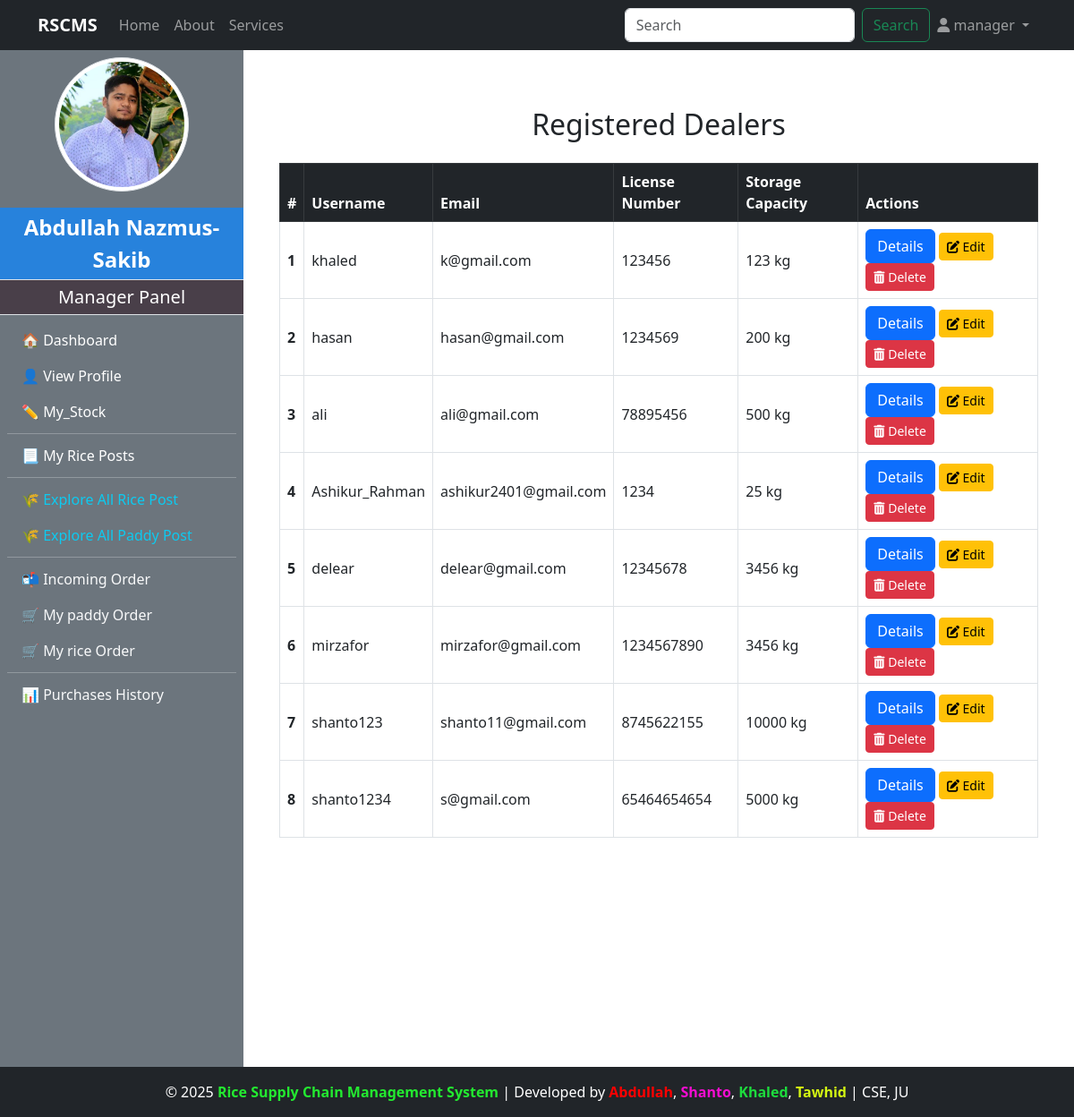
The app's page /admin_panel/see_all_delears (signed in) with its own data.
### accounts/models.py (models this page shows, shortened)
class CustomUser(AbstractUser):
    ROLE_CHOICES = (
        ('admin', 'Admin'),
        ('manager', 'Manager'),
        ('customer', 'Customer'),
        ('dealer', 'Dealer'),
    )
    role = models.CharField(max_length=20, choices=ROLE_CHOICES, default='admin')

### manager/models.py (models this page shows, shortened)
class ManagerProfile(models.Model):
    user = models.OneToOneField(CustomUser,on_delete=models.CASCADE,limit_choices_to={'role':'manager'},related_name="managerprofile")
    full_name = models.CharField(max_length=100)
    phone_number = models.CharField(max_length=11)
    transaction_password = models.CharField(blank=True)
    address = models.TextField()
    mill_name = models.CharField(max_length=100)
    mill_location = models.TextField()
    profile_image = models.ImageField(upload_to="manager_profile/",blank=True,null=True)
    experience_year = models.PositiveIntegerField(blank=True, null=True)
    bio = models.TextField(blank=True)
    created_at = models.DateTimeField(auto_now_add=True)

### dealer/models.py (models this page shows, shortened)
class Location(models.Model):
    district = models.CharField(max_length=50,blank=True,null=True)
    upazila = models.CharField(max_length=50,blank=True,null=True)
    union = models.CharField(max_length=50, blank=True,null=True)
    address = models.TextField(blank=True,null=True)
    class Meta:
        abstract = True  # <-- Make it abstract so no separate table is created

class DealerProfile(Location):
    user = models.OneToOneField(CustomUser, on_delete=models.CASCADE)
    license_number = models.CharField(max_length=50)
    storage_capacity = models.PositiveIntegerField()

### admin_panel/views.py (the view)
# urls.py: path('see_all_delears', views.see_all_delears, name='see_all_delears'),
def see_all_delears(request):
    delears = DealerProfile.objects.all()
    return render(request,"admin/see_all_delears.html",{'delears':delears})

### admin_panel/context_processors.py (called while the page is built)
def admin_profile(request):
    if request.user.is_authenticated:
        try:
            admin = AdminProfile.objects.get(user=request.user)
            return {'admin': admin}
        except AdminProfile.DoesNotExist:
            return {}
    return {}

### customer/context_processors.py (called while the page is built)
def customer_profile(request):
    if request.user.is_authenticated:
        try:
            customer = CustomerProfile.objects.get(user=request.user)
            return {'customer': customer}
        except CustomerProfile.DoesNotExist:
            return {}
    return {}

### manager/context_processors.py (called while the page is built)
def manager_profile(request):
    if request.user.is_authenticated:
        try:
            manager = ManagerProfile.objects.get(user=request.user)
            return {'manager': manager}
        except ManagerProfile.DoesNotExist:
            return {}
    return {}

### admin_panel/templates/admin/see_all_delears.html (shortened to what this page needs)
{% extends "base.html" %}
{% block content %}
<div class="container mt-5">
    <h2 class="mb-4 text-center">Registered Dealers</h2>
    {% if delears %}
        <div class="table-responsive">
            <table class="table table-bordered table-hover align-middle">
                <thead class="table-dark">
                    <tr>
                        <th scope="col">#</th>
                        <th scope="col">Username</th>
                        <th scope="col">Email</th>
                        <th scope="col">License Number</th>
                        <th scope="col">Storage Capacity</th>
                        <th scope="col">Actions</th>
                    </tr>
                </thead>
                <tbody>
                    {% for dealer in delears %}
                        <tr>
                            <th scope="row">{{ forloop.counter }}</th>
                            <td>{{ dealer.user.username }}</td>
                            <td>{{ dealer.user.email }}</td>
                            <td>{{ dealer.license_number }}</td>
                            <td>{{ dealer.storage_capacity }} kg</td>
                            <td>
                                <a href="{% url "individuals_delear_details" dealer.id %}" class="btn btn-primary">Details</a>
                                    <a href="" class="btn btn-warning btn-sm">
                                        <i class="fas fa-edit"></i> Edit
                                    </a>
                                    <form action="{% url "delete_delear" dealer.id %}" method="POST" class="d-inline">
                                        <button type="submit" class="btn btn-danger btn-sm" onclick="return confirm('Are you sure you want to delete this student?');">
                                            <i class="fas fa-trash-alt"></i> Delete
                                        </button>
                                    </form>
                            </td>
                        </tr>
                    {% endfor %}
                </tbody>
            </table>
        </div>
    {% else %}
        <div class="alert alert-info text-center" role="alert">
            No dealers found.
        </div>
    {% endif %}
</div>
{% endblock content %}

### templates/navbar.html (shortened to what this page needs)
<nav class="navbar navbar-expand-lg navbar-dark bg-dark">
    <div class="container">
        <a class="navbar-brand fw-bold" href="http://127.0.0.1:8000/">RSCMS</a>
        <div class="collapse navbar-collapse" id="navbarNav">
            <ul class="navbar-nav me-auto">
                <li class="nav-item">
                    {% if request.user.is_authenticated %}
                    {% if request.user.role == "manager" %}
                    <a class="nav-link" href="{% url 'manager_dashboard' %}">Home</a>
                    {% elif request.user.role == "customer" %}
                    <a class="nav-link" href="{% url 'customer_dashboard' %}">Home</a>
                    {% elif request.user.role == "dealer" %}
                    <a class="nav-link" href="{% url 'dealer_dashboard' %}">Home</a>
                    {% elif request.user.role == "admin" %}
                    <a class="nav-link" href="{% url 'admin_dashboard' %}">Home</a>
                    {% endif %}
                    {% endif %}
                </li>
                <li class="nav-item">
                    <a class="nav-link" href="{% url 'about' %}">About</a>
                </li>
                <li class="nav-item">
                    <a class="nav-link" href="{% url 'services' %}">Services</a>
                </li>
            </ul>
           <form class="d-flex" action="{% url 'search' %}" method = "get">
                <input class="form-control me-2" type="search" placeholder="Search" aria-label="Search" name="query" id="search">
                <button class="btn btn-outline-success" type="submit">Search</button>
            </form>
            <ul class="navbar-nav">
                <li class="nav-item dropdown">
                    <a class="nav-link dropdown-toggle" href="#" id="userDropdown" role="button" data-bs-toggle="dropdown" aria-expanded="false">
                        <i class="fas fa-user"></i>
                        {% if request.user.is_authenticated %}
                        {{ request.user.username }}
                        {% else %}
                            Account
                        {% endif %}
                    </a>
                </li>
            </ul>
        </div>
    </div>
</nav>

### templates/SlideBar.html (shortened to what this page needs)
{% load static %}
{% if request.user.is_authenticated and request.user.role == "manager" %}
<div class="bg-secondary text-white d-flex flex-column" style="min-width: 250px; height: 100vh;" >
<div class="text-center my-2">
    {% if manager and manager.profile_image %}
        <img src="{{ manager.profile_image.url }}" class="rounded-circle img-thumbnail" style="width: 150px; height: 150px; object-fit: cover; margin-bottom: 10px;" alt="Profile Image">
    {% else %}
        <img src="{% static 'images/default_profile.png' %}" class="rounded-circle img-thumbnail" style="width: 150px; height: 150px; object-fit: cover; margin-bottom: 10px;" alt="Default Profile Image">
    {% endif %}
</div>
    <div class="sidebar-user-name p-1 fs-4 border-bottom">{{manager.full_name}}</div>
    <div class="sidebar-header p-1 fs-5 border-bottom">Manager Panel</div>
    <nav class="nav flex-column p-2">
        <a class="nav-link text-white {% if request.resolver_match.url_name == 'manager_dashboard' %}active{% endif %}" href="{% url 'manager_dashboard' %}">🏠 Dashboard</a>
        <a class="nav-link text-white {% if request.resolver_match.url_name == 'manager_profile' %}active{% endif %}" href="{% url 'manager_profile' %}">👤 View Profile</a>
        <a class="nav-link text-white {% if request.resolver_match.url_name == 'manager_stock_management' %}active{% endif %}" href="{% url 'manager_stock_management' %}">✏️ My_Stock</a>
        <hr class="my-1">
        <a class="nav-link text-white {% if request.resolver_match.url_name == 'show_my_rice_post' %}active{% endif %}" href="{% url 'show_my_rice_post' %}">📃 My Rice Posts</a>
        <hr class="my-1">
        <a class="nav-link text-info {% if request.resolver_match.url_name == 'explore_all_rice_post' %}active{% endif %}" href="{% url 'explore_all_rice_post' %}">🌾 Explore All Rice Post</a>
        <a class="nav-link text-info {% if request.resolver_match.url_name == 'explore_paddy_post' %}active{% endif %}" href="{% url 'explore_paddy_post' %}">🌾 Explore All Paddy Post</a>
        <hr class="my-1">
        <a class="nav-link text-light {% if request.resolver_match.url_name == 'incoming_order' %}active{% endif %}" href="{% url 'incoming_order' %}">📬 Incoming Order</a>
        <a class="nav-link text-light {% if request.resolver_match.url_name == 'my_paddy_order' %}active{% endif %}" href="{% url 'my_paddy_order' %}">🛒 My paddy Order</a>
        <a class="nav-link text-light {% if request.resolver_match.url_name == 'my_rice_order' %}active{% endif %}" href="{% url 'my_rice_order' %}">🛒 My rice Order</a>
        <hr class="my-1">
        <a class="nav-link text-light {% if request.resolver_match.url_name == 'purchase_history' %}active{% endif %}" href="{% url 'purchase_history' %}">📊 Purchases History</a>
    </nav>
</div>
{% endif %}

### static/manager/css/dashboard.css (style rules this page uses)
body { display: flex; min-height: 100vh; margin: 0; }
.sidebar-header { font-size: 1.5rem; padding: 10px; background-color: #493f49; text-align: center; }
.sidebar-user-name { font-size: 1.2rem; padding: 10px; background-color: #2782dc; text-align: center; font-weight: bold; }

### records on screen
CustomUser: user.username "manager"
ManagerProfile: profile_image (picture), full_name "Abdullah Nazmus-Sakib"
DealerProfile: user.username "khaled", user.email "k@gmail.com", license_number "123456", storage_capacity "123"
DealerProfile: user.username "hasan", user.email "hasan@gmail.com", license_number "1234569", storage_capacity "200"
DealerProfile: user.username "ali", user.email "ali@gmail.com", license_number "78895456", storage_capacity "500"
DealerProfile: user.username "Ashikur_Rahman", user.email "ashikur2401@gmail.com", license_number "1234", storage_capacity "25"
DealerProfile: user.username "delear", user.email "delear@gmail.com", license_number "12345678", storage_capacity "3456"
DealerProfile: user.username "mirzafor", user.email "mirzafor@gmail.com", license_number "1234567890", storage_capacity "3456"
DealerProfile: user.username "shanto123", user.email "shanto11@gmail.com", license_number "8745622155", storage_capacity "10000"
DealerProfile: user.username "shanto1234", user.email "s@gmail.com", license_number "65464654654", storage_capacity "5000"
